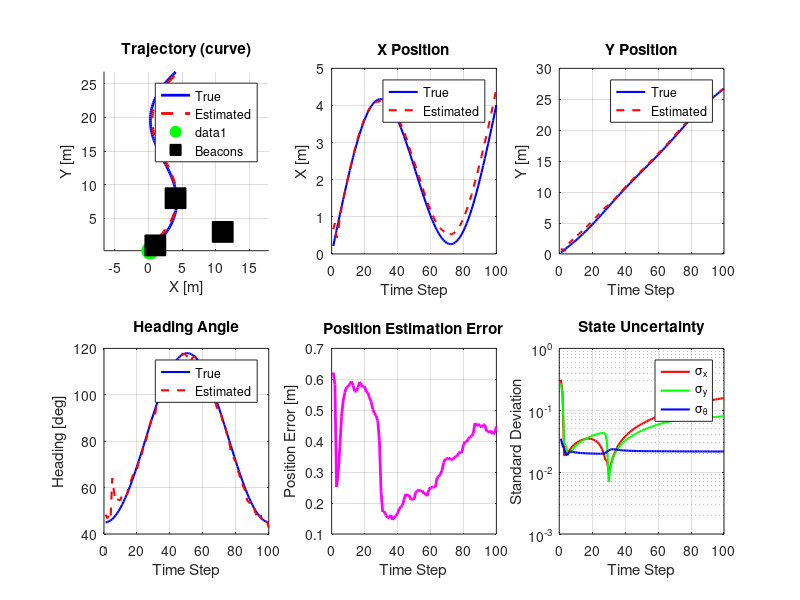
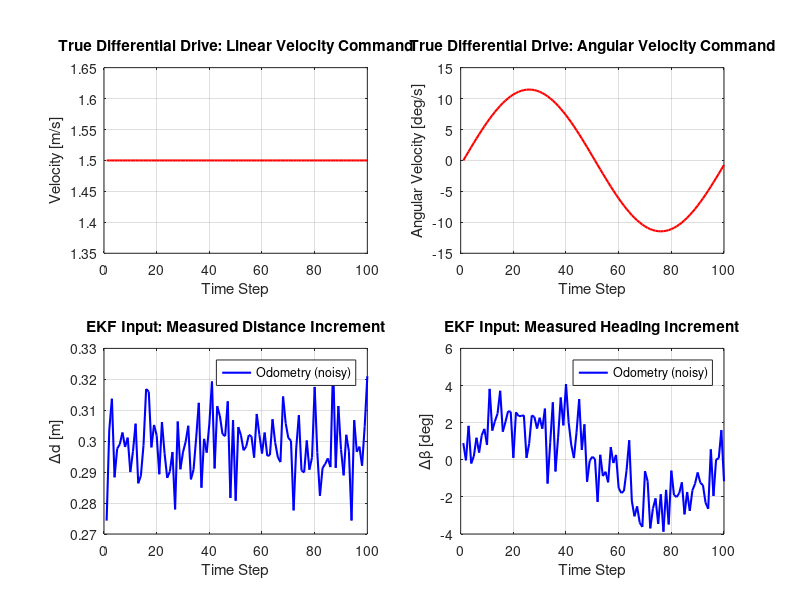

The MATLAB script that drew these images, in order:
%% Extended Kalman Filter with Differential Drive Model
% Control input: [Δd, Δβ] where Δd is distance traveled and Δβ is heading change
% This is typical for odometry-based systems

clear;
close all;
clc;

%% Vehicle and Simulation Parameters
b = 0.5;                    % Track width (wheel separation) [m]
time_step = 0.2;            % Discrete time step [s]
simulation_time = 20;       % Total simulation time [s]
num_steps = simulation_time / time_step;

%% Define Trajectory
% You can change these to create different trajectories
trajectory_type = 'curve';  % Options: 'linear', 'circular', 'curve'

switch trajectory_type
    case 'linear'
        % Linear trajectory
        velocity_profile = 2.0 * ones(1, num_steps);        % Constant 2 m/s
        angular_velocity_profile = 0.0 * ones(1, num_steps); % Zero rotation
    case 'circular'
        % Circular/Arc trajectory
        velocity_profile = 1.0 * ones(1, num_steps); % Constant 1 m/s
        radius = 5; % 5m radius
        angular_velocity_profile = (velocity_profile / radius); % Constant angular velocity
    case 'curve'
        % Curved path with varying angular velocity
        velocity_profile = 1.5 * ones(1, num_steps); % Constant 1.5 m/s
        angular_velocity_profile = 0.2 * sin(2*pi*(0:num_steps-1)/num_steps); % Sinusoidal rotation [rad/s]
end


%% Process Noise (Motion Model Uncertainty)

% For EKF (in odometry space: Δd, Δβ)
process_noise_d = 0.01;      % Distance increment noise [m]
process_noise_beta = 0.02;   % Heading increment noise [rad]
Q = [process_noise_d^2, 0;
     0, process_noise_beta^2];

% Pre-compute standard deviations for efficiency
Q_std = sqrt(diag(Q));

%% Measurement Noise (Sensor Uncertainty)

measurement_noise_std = 0.05;  % Bearing measurement noise [rad]
R = measurement_noise_std^2 * eye(3);  % 3 beacons

% Pre-compute standard deviations for efficiency
R_std = sqrt(diag(R));

%% Beacon Positions
beacons = [
    4  8;   % Beacon 1
    1  1;   % Beacon 2
   11  3    % Beacon 3
];
num_beacons = size(beacons, 1);

%% Initial Conditions

% Initial state: start at origin, heading 45 degrees
true_state = [0; 0; pi/4];  % [x, y, theta]

% Initial state prediction (with error for EKF)
estimated_state = true_state + [0.5; 0.5; 0.1];  % Just deviate a little

% Initial state covariance: with uncertainty for the state vector
P = diag([0.5^2, 0.5^2, 0.1^2]);

%% Variables to show results
true_trajectory = zeros(3, num_steps);
estimated_trajectory = zeros(3, num_steps);
variance_history = zeros(3, num_steps);
control_history = zeros(2, num_steps);

%% Main Simulation Loop

for step = 1:num_steps
    % 1. Simulate ground truth robot motion: Differential drive model with
    % linear and angular velocity as control input, [v, ω]

    % Store previous state to compute actual displacement
    prev_state = true_state;

    % Differential drive control inputs: linear velocity (v) and angular velocity (ω)
    v = velocity_profile(step);
    omega = angular_velocity_profile(step);

    % Differential drive dynamics (no noise - perfect execution)
    % Note: v and ω could come from wheel velocities: v = (v_R + v_L)/2, ω = (v_R - v_L)/b

    % Use Euler method for integration (simpler, first-order)
    theta_k = true_state(3);

    % Update true state with Euler integration
    true_state = [
        true_state(1) + time_step * v * cos(theta_k);
        true_state(2) + time_step * v * sin(theta_k);
        theta_k + time_step * omega
    ];

    %% Compute Odometry Measurements [Δd, Δβ] from true motion - Vectorized
    % This is what the EKF actually observes (with noise)
    state_delta = true_state - prev_state;
    actual_control = [norm(state_delta(1:2)); state_delta(3)];

    % Add odometry measurement noise (vectorized)
    noisy_control = actual_control + Q_std .* randn(2, 1);
    control_history(:, step) = noisy_control;

    true_trajectory(:, step) = true_state;

    %% Generate Measurements (Bearing to each beacon) - Vectorized
    % Compute all bearings at once
    dx_beacons = beacons(:,1) - true_state(1);
    dy_beacons = beacons(:,2) - true_state(2);
    true_bearings = atan2(dy_beacons, dx_beacons);
    relative_bearings = true_bearings - true_state(3);

    % Add measurement noise (using pre-computed R_std)
    measurements = relative_bearings + R_std .* randn(num_beacons, 1);

    % Normalize to [-pi, pi]
    measurements = atan2(sin(measurements), cos(measurements));

    %% EKF PREDICTION STEP
    % Control input: u = [Δd, Δβ]
    delta_d_hat = noisy_control(1);
    delta_beta_hat = noisy_control(2);
    theta_k = estimated_state(3);

    % Predicted state using midpoint odometry model
    theta_mid = theta_k + delta_beta_hat / 2;
    predicted_state = [
        estimated_state(1) + delta_d_hat * cos(theta_mid);
        estimated_state(2) + delta_d_hat * sin(theta_mid);
        theta_k + delta_beta_hat
    ];

    % Compute Jacobian of discrete transition function with respect to state
    % f(x,y,θ) = [x + Δd*cos(θ + Δβ/2); y + Δd*sin(θ + Δβ/2); θ + Δβ]
    A = [
        1, 0, -delta_d_hat * sin(theta_mid);
        0, 1,  delta_d_hat * cos(theta_mid);
        0, 0,  1
    ];

    % Compute Jacobian with respect to control input u = [Δd, Δβ]
    % For midpoint model: ∂f/∂[Δd, Δβ]
    W = [
        cos(theta_mid),  -0.5 * delta_d_hat * sin(theta_mid);
        sin(theta_mid),   0.5 * delta_d_hat * cos(theta_mid);
        0,                1
    ];

    % Predict covariance
    P_predicted = A * P * A' + W * Q * W';

    %% EKF UPDATE STEP - Vectorized
    % Compute all predicted measurements at once
    dx_pred = beacons(:,1) - predicted_state(1);
    dy_pred = beacons(:,2) - predicted_state(2);
    dist_sq = dx_pred.^2 + dy_pred.^2;

    % Predicted bearings
    predicted_bearings = atan2(dy_pred, dx_pred);
    predicted_measurements = predicted_bearings - predicted_state(3);

    % Normalize to [-pi, pi]
    predicted_measurements = atan2(sin(predicted_measurements), cos(predicted_measurements));

    % Measurement Jacobian (all rows at once)
    H = [dy_pred ./ dist_sq, -dx_pred ./ dist_sq, -ones(num_beacons, 1)];

    % Innovation (measurement residual) with angle normalization
    innovation = measurements - predicted_measurements;
    innovation = atan2(sin(innovation), cos(innovation));

    % Innovation covariance
    S = H * P_predicted * H' + R;

    % Kalman gain
    K = P_predicted * H' / S;

    % Update state estimate
    estimated_state = predicted_state + K * innovation;

    % Normalize theta to [-pi, pi]
    estimated_state(3) = atan2(sin(estimated_state(3)), cos(estimated_state(3)));

    % Update covariance
    P = (eye(3) - K * H) * P_predicted;

    %% Store Results
    estimated_trajectory(:, step) = estimated_state;
    variance_history(:, step) = [P(1,1); P(2,2); P(3,3)];
end

%% Compute Estimation Errors
position_error = sqrt(sum((true_trajectory(1:2,:) - estimated_trajectory(1:2,:)).^2, 1));
angle_error = abs(true_trajectory(3,:) - estimated_trajectory(3,:));

%% Visualization
figure('Name', 'EKF with Ackermann Model (Control: Δd, Δβ)', 'Position', [50 50 1400 900]);

% Plot 1: 2D Trajectory with Beacons
subplot(2,3,1);
hold on; grid on; axis equal;
plot(true_trajectory(1,:), true_trajectory(2,:), 'b-', 'LineWidth', 2, 'DisplayName', 'True');
plot(estimated_trajectory(1,:), estimated_trajectory(2,:), 'r--', 'LineWidth', 2, 'DisplayName', 'Estimated');
plot(true_trajectory(1,1), true_trajectory(2,1), 'go', 'MarkerSize', 12, 'MarkerFaceColor', 'g');
plot(beacons(:,1), beacons(:,2), 'ks', 'MarkerSize', 15, 'MarkerFaceColor', 'k', 'DisplayName', 'Beacons');
xlabel('X [m]'); ylabel('Y [m]');
title(sprintf('Trajectory (%s)', trajectory_type));
legend('Location', 'best');

% Plot 2: X Position
subplot(2,3,2);
plot(true_trajectory(1,:), 'b-', 'LineWidth', 1.5); hold on;
plot(estimated_trajectory(1,:), 'r--', 'LineWidth', 1.5);
xlabel('Time Step'); ylabel('X [m]');
title('X Position'); legend('True', 'Estimated');
grid on;

% Plot 3: Y Position
subplot(2,3,3);
plot(true_trajectory(2,:), 'b-', 'LineWidth', 1.5); hold on;
plot(estimated_trajectory(2,:), 'r--', 'LineWidth', 1.5);
xlabel('Time Step'); ylabel('Y [m]');
title('Y Position'); legend('True', 'Estimated');
grid on;

% Plot 4: Heading Angle
subplot(2,3,4);
plot(rad2deg(true_trajectory(3,:)), 'b-', 'LineWidth', 1.5); hold on;
plot(rad2deg(estimated_trajectory(3,:)), 'r--', 'LineWidth', 1.5);
xlabel('Time Step'); ylabel('Heading [deg]');
title('Heading Angle'); legend('True', 'Estimated');
grid on;

% Plot 5: Position Error
subplot(2,3,5);
plot(position_error, 'm-', 'LineWidth', 2);
xlabel('Time Step'); ylabel('Position Error [m]');
title('Position Estimation Error');
grid on;

% Plot 6: Covariance
subplot(2,3,6);
semilogy(sqrt(variance_history(1,:)), 'r-', 'LineWidth', 1.5); hold on;
semilogy(sqrt(variance_history(2,:)), 'g-', 'LineWidth', 1.5);
semilogy(sqrt(variance_history(3,:)), 'b-', 'LineWidth', 1.5);
xlabel('Time Step'); ylabel('Standard Deviation');
title('State Uncertainty');
legend('\sigma_x', '\sigma_y', '\sigma_\theta');
grid on;

%% Control Input Visualization
figure('Name', 'Control Inputs', 'Position', [100 100 1000 800]);

% True Differential Drive control inputs [v, ω]
subplot(2,2,1);
plot(velocity_profile, 'r-', 'LineWidth', 1.5);
xlabel('Time Step'); ylabel('Velocity [m/s]');
title('True Differential Drive: Linear Velocity Command');
grid on;

subplot(2,2,2);
plot(rad2deg(angular_velocity_profile), 'r-', 'LineWidth', 1.5);
xlabel('Time Step'); ylabel('Angular Velocity [deg/s]');
title('True Differential Drive: Angular Velocity Command');
grid on;

% Odometry measurements (what EKF sees) [Δd, Δβ]
subplot(2,2,3);
plot(control_history(1,:), 'b-', 'LineWidth', 1.5);
xlabel('Time Step'); ylabel('Δd [m]');
title('EKF Input: Measured Distance Increment');
legend('Odometry (noisy)'); grid on;

subplot(2,2,4);
plot(rad2deg(control_history(2,:)), 'b-', 'LineWidth', 1.5);
xlabel('Time Step'); ylabel('Δβ [deg]');
title('EKF Input: Measured Heading Increment');
legend('Odometry (noisy)'); grid on;

%% Display Statistics
fprintf('\n========== EKF with Differential Drive Model - Results ==========\n');
fprintf('True Dynamics:          Differential Drive [v, ω]\n');
fprintf('EKF Control Input:      Odometry [Δd, Δβ]\n');
fprintf('Trajectory Type:        %s\n', trajectory_type);
fprintf('Track Width (b):        %.2f m\n', b);
fprintf('Time Step:              %.2f s\n', time_step);
fprintf('Simulation Time:        %.2f s\n', simulation_time);
fprintf('Number of Steps:        %d\n', num_steps);
fprintf('\nFinal Position Error:   %.3f m\n', position_error(end));
fprintf('Mean Position Error:    %.3f m\n', mean(position_error));
fprintf('Max Position Error:     %.3f m\n', max(position_error));
fprintf('Final Angle Error:      %.3f deg\n', rad2deg(angle_error(end)));
fprintf('\nFinal Std Dev (x):      %.4f m\n', sqrt(variance_history(1,end)));
fprintf('Final Std Dev (y):      %.4f m\n', sqrt(variance_history(2,end)));
fprintf('Final Std Dev (theta):  %.4f rad\n', sqrt(variance_history(3,end)));
fprintf('=======================================================\n\n');
